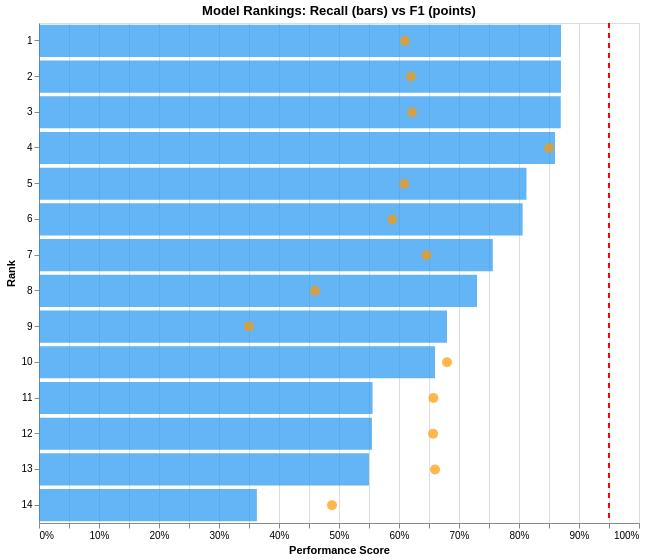

This figure's notebook cell:
### Code cell
# Top 15 models
top_15 = data_complete.head(15).copy()

# Create ranking chart
base = alt.Chart(top_15).encode(
    y=alt.Y('rank:O', title='Rank', sort='ascending')
)

# Recall bars
recall_bars = base.mark_bar(color='#2196F3', opacity=0.7).encode(
    x=alt.X('recall_P:Q', 
            scale=alt.Scale(domain=[0, 1]),
            title='Performance Score',
            axis=alt.Axis(format='.0%')),
    tooltip=['rank:O', 'model:N', 'dataset:N', 
             alt.Tooltip('recall_P:Q', title='Recall', format='.3f')]
)

# F1 points
f1_points = base.mark_circle(size=100, color='#FF9800').encode(
    x='f1_P:Q',
    tooltip=['rank:O', 'model:N', 
             alt.Tooltip('f1_P:Q', title='F1 Score', format='.3f')]
)

# Model labels
labels = base.mark_text(align='left', dx=5, fontSize=10).encode(
    x=alt.value(10),
    text=alt.Text('model:N')
)

# Target line
target = alt.Chart(pd.DataFrame({'x': [0.95]})).mark_rule(
    color='red', strokeDash=[5, 5], size=2
).encode(x='x:Q')

viz4 = (recall_bars + f1_points + target).properties(
    width=600,
    height=500,
    title='Model Rankings: Recall (bars) vs F1 (points)'
)

viz4.save('model_rankings.html')
print("✓ Saved: model_rankings.html")
viz4

### Figure 1 — Vega-Lite specification as saved in the notebook (floating-point values rounded to 4 significant figures)
{"config": {"view": {"continuousWidth": 300, "continuousHeight": 300}}, "layer": [{"mark": {"type": "bar", "color": "#2196F3", "opacity": 0.7}, "encoding": {"tooltip": [{"field": "rank", "type": "ordinal"}, {"field": "model", "type": "nominal"}, {"field": "dataset", "type": "nominal"}, {"field": "recall_P", "format": ".3f", "title": "Recall", "type": "quantitative"}], "x": {"axis": {"format": ".0%"}, "field": "recall_P", "scale": {"domain": [0, 1]}, "title": "Performance Score", "type": "quantitative"}, "y": {"field": "rank", "sort": "ascending", "title": "Rank", "type": "ordinal"}}}, {"mark": {"type": "circle", "color": "#FF9800", "size": 100}, "encoding": {"tooltip": [{"field": "rank", "type": "ordinal"}, {"field": "model", "type": "nominal"}, {"field": "f1_P", "format": ".3f", "title": "F1 Score", "type": "quantitative"}], "x": {"field": "f1_P", "type": "quantitative"}, "y": {"field": "rank", "sort": "ascending", "title": "Rank", "type": "ordinal"}}}, {"data": {"name": "data-1300f9429e8d5f37224f3107d56c425d"}, "mark": {"type": "rule", "color": "red", "size": 2, "strokeDash": [5, 5]}, "encoding": {"x": {"field": "x", "type": "quantitative"}}}], "data": {"name": "data-395a66f656a475a361ae42eec68057ed"}, "height": 500, "title": "Model Rankings: Recall (bars) vs F1 (points)", "width": 600, "$schema": "https://vega.github.io/schema/vega-lite/v5.8.0.json", "datasets": {"data-395a66f656a475a361ae42eec68057ed": [{"rank": 1, "model": "Gradient Boosting", "dataset": "Original", "category": "Advanced", "accuracy": 0.7493, "recall_P": 0.87, "precision_P": 0.47, "f1_P": 0.61, "recall_macro": 0.7858, "f1_macro": 0.7132, "meets_95_target": false}, {"rank": 2, "model": "Random Forest", "dataset": "Original (102 features)", "category": "RF+XGBoost", "accuracy": 0.7561, "recall_P": 0.8699, "precision_P": 0.4814, "f1_P": 0.6198, "recall_macro": 0.7906, "f1_macro": 0.7206, "meets_95_target": false}, {"rank": 3, "model": "Random Forest", "dataset": "Engineered (130 features)", "category": "RF+XGBoost", "accuracy": 0.754, "recall_P": 0.8696, "precision_P": 0.4839, "f1_P": 0.6218, "recall_macro": 0.7888, "f1_macro": 0.7196, "meets_95_target": false}, {"rank": 4, "model": "Decision Tree", "dataset": "Original", "category": "Baseline", "accuracy": 0.9148, "recall_P": 0.86, "precision_P": 0.85, "f1_P": 0.85, "recall_macro": 0.8994, "f1_macro": 0.8976, "meets_95_target": false}, {"rank": 5, "model": "Random Forest", "dataset": "SMOTE Balanced", "category": "RF+XGBoost", "accuracy": 0.7444, "recall_P": 0.8125, "precision_P": 0.4865, "f1_P": 0.6086, "recall_macro": 0.7658, "f1_macro": 0.7085, "meets_95_target": false}, {"rank": 6, "model": "Random Forest", "dataset": "PCA (74 components)", "category": "RF+XGBoost", "accuracy": 0.7363, "recall_P": 0.8061, "precision_P": 0.4639, "f1_P": 0.5889, "recall_macro": 0.7583, "f1_macro": 0.6976, "meets_95_target": false}, {"rank": 7, "model": "XGBoost", "dataset": "SMOTE Balanced", "category": "RF+XGBoost", "accuracy": 0.7579, "recall_P": 0.7563, "precision_P": 0.5631, "f1_P": 0.6456, "recall_macro": 0.7586, "f1_macro": 0.7273, "meets_95_target": false}, {"rank": 8, "model": "Logistic Regression", "dataset": "Original", "category": "Baseline", "accuracy": 0.6471, "recall_P": 0.73, "precision_P": 0.33, "f1_P": 0.46, "recall_macro": 0.675, "f1_macro": 0.5984, "meets_95_target": false}, {"rank": 9, "model": "Naive Bayes", "dataset": "Original", "category": "Baseline", "accuracy": 0.4822, "recall_P": 0.68, "precision_P": 0.24, "f1_P": 0.35, "recall_macro": 0.5551, "f1_macro": 0.3952, "meets_95_target": false}, {"rank": 10, "model": "Gradient Boosting", "dataset": "SMOTE", "category": "Advanced", "accuracy": 0.7836, "recall_P": 0.66, "precision_P": 0.71, "f1_P": 0.68, "recall_macro": 0.7476, "f1_macro": 0.7547, "meets_95_target": false}, {"rank": 11, "model": "XGBoost", "dataset": "Original (102 features)", "category": "RF+XGBoost", "accuracy": 0.7793, "recall_P": 0.5559, "precision_P": 0.8041, "f1_P": 0.6574, "recall_macro": 0.7147, "f1_macro": 0.7435, "meets_95_target": false}, {"rank": 12, "model": "XGBoost", "dataset": "Engineered (130 features)", "category": "RF+XGBoost", "accuracy": 0.7792, "recall_P": 0.5549, "precision_P": 0.8048, "f1_P": 0.6568, "recall_macro": 0.7144, "f1_macro": 0.7433, "meets_95_target": false}, {"rank": 13, "model": "KNN", "dataset": "Original", "category": "Baseline", "accuracy": 0.8192, "recall_P": 0.55, "precision_P": 0.81, "f1_P": 0.66, "recall_macro": 0.7435, "f1_macro": 0.7718, "meets_95_target": false}, {"rank": 14, "model": "XGBoost", "dataset": "PCA (74 components)", "category": "RF+XGBoost", "accuracy": 0.7351, "recall_P": 0.3631, "precision_P": 0.7455, "f1_P": 0.4884, "recall_macro": 0.6283, "f1_macro": 0.6616, "meets_95_target": false}], "data-1300f9429e8d5f37224f3107d56c425d": [{"x": 0.95}]}}
